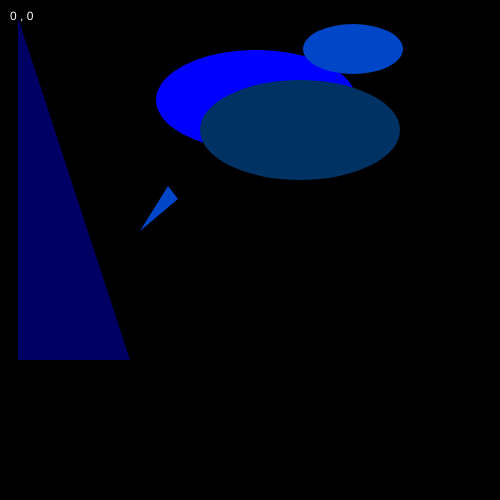
Frame 1 (no input)
Frame 60 (no input): identical to frame 1, image omitted
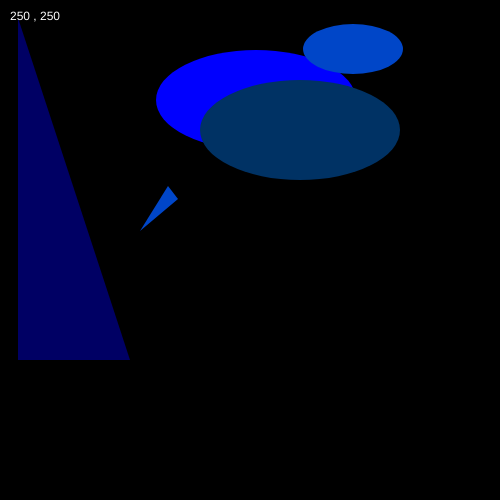
Frame 120 (the mouse pressed at the canvas centre since frame 60)

The p5.js sketch that drew these frames (run headless with seeded random() and noise() and a simulated clock; from frame 60 on, the mouse is pressed at the canvas centre):

// p5.js sketch
// ── sketch.js
function setup() {
  createCanvas(500, 500);
}

function draw() {
  background('black');
  noStroke();

  fill(0, 0, 100);
  triangle(18, 18, 18, 360, 130, 360);

  fill('blue');
  ellipse(256, 100, 200, 100);
    fill(0, 50, 100);
  ellipse(300, 130, 200, 100);
    fill(0, 70, 200);
  ellipse(353, 49, 100, 50);
  triangle(178, 199, 168, 186, 140, 231);

  fill('white');
  text(mouseX + " , " + mouseY, 10, 20);

}

function mouseReleased() {
  print(mouseX + " , " + mouseY);
}
